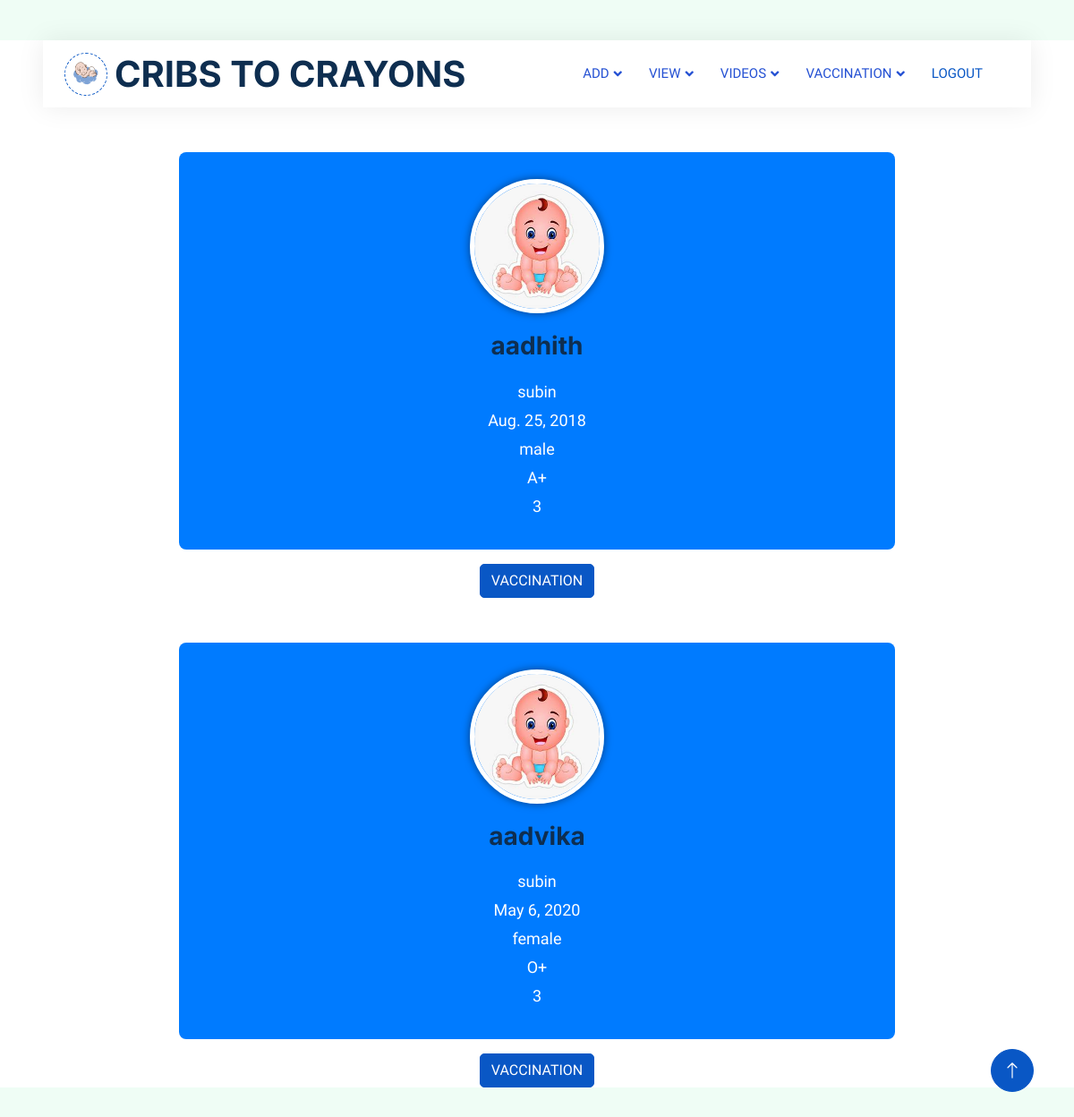
/viewbabyh/4, run on the app's committed database.
### app1/models.py (models this page shows)
class Baby_details(models.Model):
    parent_id=models.ForeignKey(Parent,on_delete=models.CASCADE)
    hospital_id=models.ForeignKey(Hospital,on_delete=models.CASCADE)
    baby_name=models.CharField(max_length=20)
    father_name=models.CharField(max_length=20,null=True,blank=True)
    gender=models.CharField(max_length=20,null=True,blank=True)
    blood_group=models.CharField(max_length=20,null=True,blank=True)
    weight=models.IntegerField()
    birth_date=models.DateField()

### app1/views.py (the view)
# urls.py: path('viewbabyh/<int:id>',views.view_baby,name="viewbabyh"),
def view_baby(request,id):
    parent=Parent.objects.get(id=id)
    baby=Baby_details.objects.filter(parent_id=parent)
    print(baby)
    context={
        'baby':baby
    }
    return render(request,'Hospital/viewbabydetails.html',context)

### template/Hospital/viewbabydetails.html (shortened to what this page needs)
<!DOCTYPE html>
<html lang="en">
{% load static %}
<head>
    <link href="https://cdnjs.cloudflare.com/ajax/libs/font-awesome/5.10.0/css/all.min.css" rel="stylesheet">
    <link href="https://cdn.jsdelivr.net/npm/bootstrap-icons@1.4.1/font/bootstrap-icons.css" rel="stylesheet">
    <link href="{% static 'js/animate.min.css' %}" rel="stylesheet">
    <link href="{% static 'js/owl.carousel.min.css' %}" rel="stylesheet">
    <link href="{% static 'css/bootstrap.min.css' %}" rel="stylesheet">
    <link href="{% static 'css/style.css' %}" rel="stylesheet">
</head>
<body>
    <div class="container-xxl bg-white p-0">
        <div class="container-fluid nav-bar bg-transparent">
            <nav class="navbar navbar-expand-lg bg-white navbar-light py-0 px-4">
                <a href="index.html" class="navbar-brand d-flex align-items-center text-center">
                    <div class="icon p-2 me-2">
                        <img class="img-fluid" src="{% static 'img/logo.gif' %}" alt="Icon" style="width: 30px; height: 30px;">
                    </div>
                    <h1 class="m-0 " >CRIBS TO CRAYONS</h1>
                </a>
                <div class="collapse navbar-collapse" id="navbarCollapse">
                  <div class="navbar-nav ms-auto">
                      <div class="nav-item dropdown">
                          <a href="#" class="nav-link dropdown-toggle" data-bs-toggle="dropdown">ADD</a>
                      </div>
                      <div class="nav-item dropdown">
                        <a href="#" class="nav-link dropdown-toggle" data-bs-toggle="dropdown">VIEW</a>
                    </div>
                    <div class="nav-item dropdown">
                      <a href="#" class="nav-link dropdown-toggle" data-bs-toggle="dropdown">VIDEOS</a>
                  </div>
                    <div class="nav-item dropdown">
                      <a href="#" class="nav-link dropdown-toggle" data-bs-toggle="dropdown">VACCINATION</a>
                </div>
                  <a href="{% url 'login'%}" class="nav-item nav-link active" >LOGOUT</a>
              </div>
            </nav>
        </div>
{% for i in baby %}
<div class="profile-container">
  <div class="profile-header text-center">
    <img src="{% static 'img/b4.jpeg' %}" alt="Profile Picture" class="profile-picture">
    <h1 class="profile-name">{{ i.baby_name }}</h1>
    <div class="profile-details">
      <p>{{ i.father_name }}</p>
      <p>{{ i.birth_date }}</p>
      <p>{{ i.gender }}</p>
      <p>{{ i.blood_group }}</p>
      <p>{{ i.weight }}</p>
    </div>
  </div>
  <div class="text-center mt-3">
    <a href="{% url 'generatevaccine'%}" class="btn btn-primary">VACCINATION</a>
  </div>
</div>
{% endfor %}
<a href="#" class="btn btn-lg btn-primary btn-lg-square back-to-top"><i class="bi bi-arrow-up"></i></a>
</div>
</body>
</html>

### static/css/style.css (style rules this page uses)
:root { --primary: #0957c5; --secondary: #2264ff; --light: #EFFDF5; --dark: #2551d3; }
.back-to-top { position: fixed; display: none; right: 45px; bottom: 45px; z-index: 99; }
.btn { transition: .5s; }
.btn.btn-primary, .btn.btn-secondary { color: #FFFFFF; }
.btn-lg-square { width: 48px; height: 48px; }
.btn-square, .btn-sm-square, .btn-lg-square { padding: 0; display: flex; align-items: center; justify-content: center; font-weight: normal; border-radius: 50px; }
.nav-bar { position: relative; margin-top: 45px; padding: 0 3rem; transition: .5s; z-index: 9999; }
.navbar { box-shadow: 0 0 30px rgba(0, 0, 0, .08); }
.navbar .dropdown-toggle::after { border: none; content: "\f107"; font-family: "Font Awesome 5 Free"; font-weight: 900; vertical-align: middle; margin-left: 5px; transition: .5s; }
.navbar-light .navbar-nav .nav-link { margin-right: 30px; padding: 25px 0; color: #5288e0; font-size: 15px; text-transform: uppercase; outline: none; }
.navbar-light .navbar-nav .nav-link:hover, .navbar-light .navbar-nav .nav-link.active { color: var(--primary); }
.navbar-light .navbar-brand { height: 75px; }
.navbar-light .navbar-nav .nav-link { color: var(--dark); font-weight: 500; }
.icon { padding: 15px; display: inline-flex; align-items: center; justify-content: center; background: #FFFFFF !important; border-radius: 50px; border: 1px dashed var(--primary) !important; }

### template/Hospital/viewbabydetails.html (style rules this page uses)
.profile-container { max-width: 800px; margin: 50px auto; }
.profile-header { background-color: #007bff; color: #fff; padding: 30px 20px; border-radius: 8px; }
.profile-picture { width: 150px; height: 150px; border-radius: 50%; border: 5px solid #fff; box-shadow: 0px 0px 10px rgba(0, 0, 0, 0.5); }
.profile-name { font-size: 28px; margin-top: 20px; }
.profile-details { margin-top: 20px; }
.profile-details p { font-size: 18px; margin-bottom: 5px; }

### data on the page
Baby_details: baby_name "aadhith", father_name "subin", birth_date "Aug. 25, 2018", gender "male", blood_group "A+", weight "3"
Baby_details: baby_name "aadvika", father_name "subin", birth_date "May 6, 2020", gender "female", blood_group "O+", weight "3"
